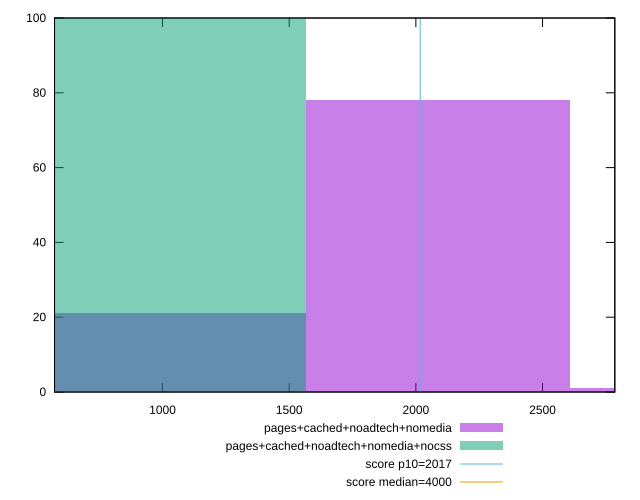

This figure's gnuplot source:
reset

$pagesCachedNoadtechNomedia <<EOF
2088.0835351224337 78
1044.0417675612168 21
3132.1253026836503 1
EOF

$pagesCachedNoadtechNomediaNocss <<EOF
1044.0417675612168 100
EOF

set key outside below
set boxwidth 1044.0417675612168
set xrange [573.7360000000002:2785.308]
set yrange [0:100]
set trange [0:100]
set style fill transparent solid 0.5 noborder

set parametric
set terminal svg size 640, 500 enhanced background rgb 'white'
set output "report_00009_2021-02-08T22-37-41.559Z/mainthread-work-breakdown/comparison/histogram/3_vs_4.svg"

plot $pagesCachedNoadtechNomedia title "pages+cached+noadtech+nomedia" with boxes, \
     $pagesCachedNoadtechNomediaNocss title "pages+cached+noadtech+nomedia+nocss" with boxes, \
     2017,t title "score p10=2017", \
     4000,t title "score median=4000"

reset
